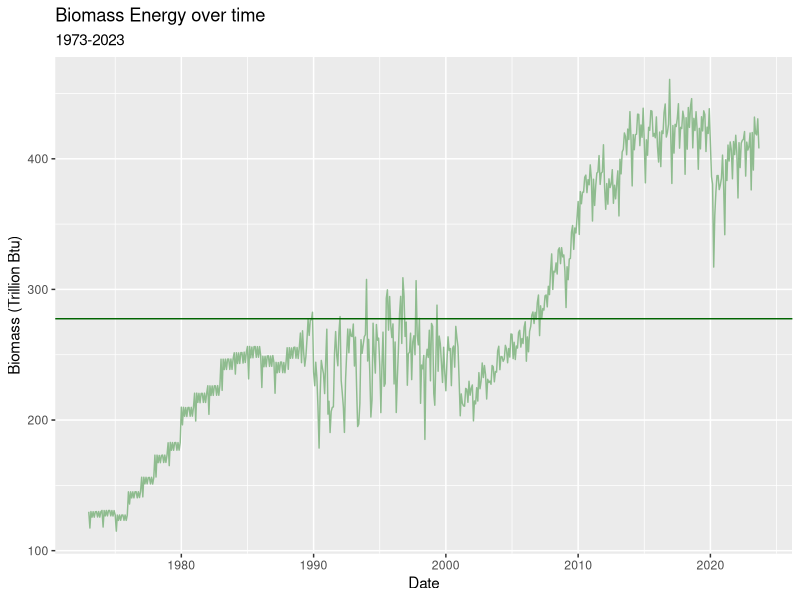
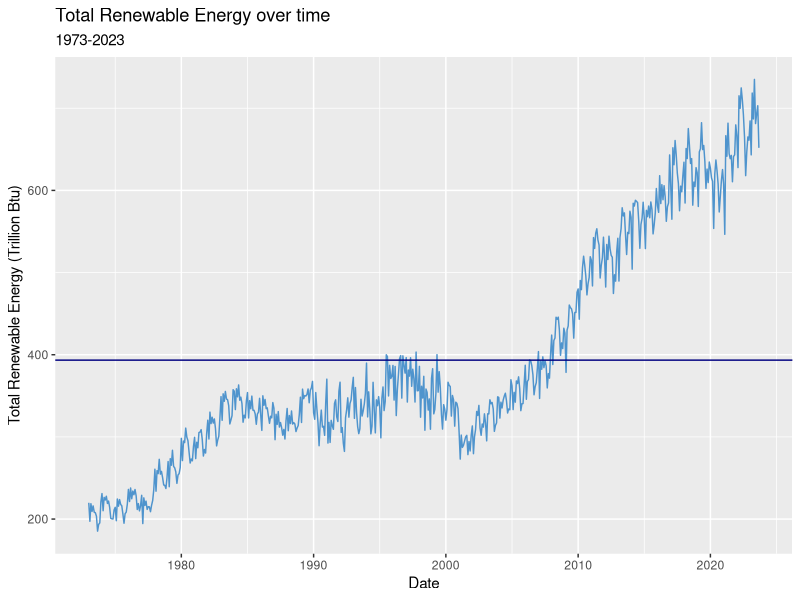
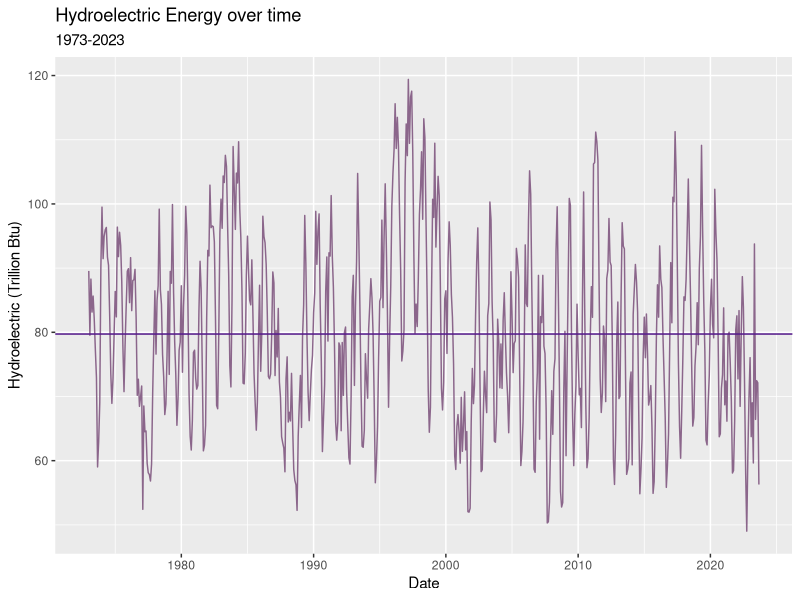
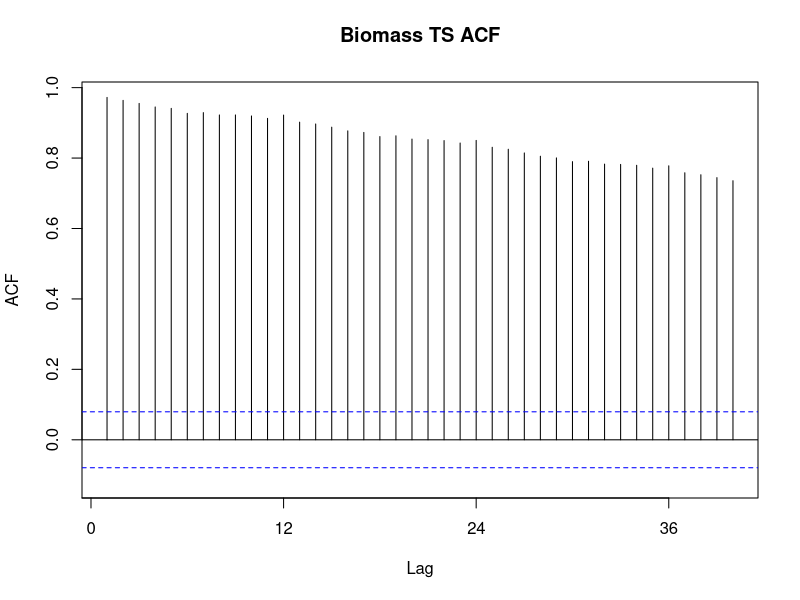
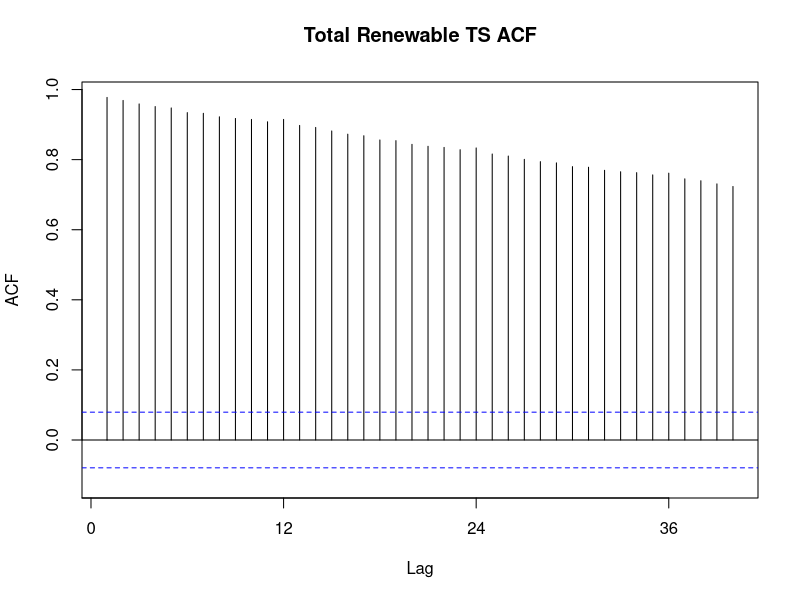
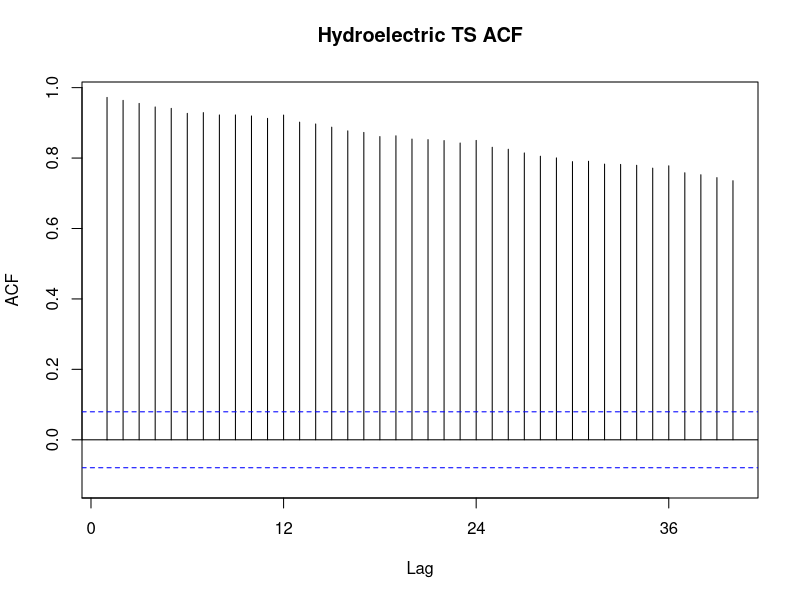
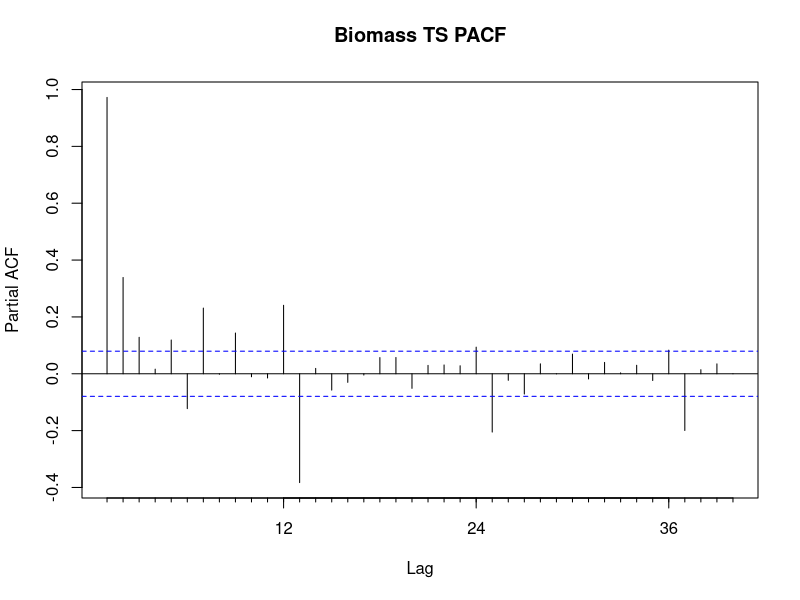
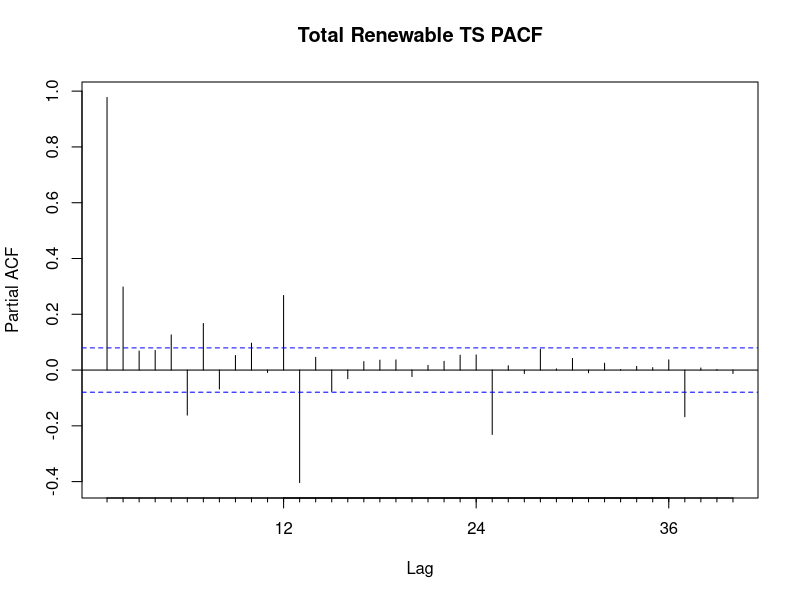

The R script that drew these images, in order:
## ---- chunk 1
#Load/install required package here
library(tidyverse)
library(here)
library(readxl)
library(forecast)
library(tseries)
library(dplyr)
## ---- chunk 2
#Importing data set
raw_data <- read_excel(path=here('Data', 'Table_10.1_Renewable_Energy_Production_and_Consumption_by_Source.xlsx'),skip = 12, sheet="Monthly Data",col_names=FALSE) 

#Now let's extract the column names from row 11
read_col_names <- read_excel(path=here('Data', 'Table_10.1_Renewable_Energy_Production_and_Consumption_by_Source.xlsx'),skip = 10,n_max = 1, sheet="Monthly Data",col_names=FALSE) 

colnames(raw_data) <- read_col_names
head(raw_data)
## ---- chunk 3
energy_df <- raw_data[,c('Month', 'Total Biomass Energy Consumption', 'Total Renewable Energy Consumption', 'Hydroelectric Power Consumption')]
head(energy_df)
## ---- chunk 4
energy_ts <- ts(energy_df[,2:4], start=c(1973, 1), frequency = 12)
head(energy_ts)
## ---- chunk 5
paste("Biomass - mean: ", round(mean(energy_ts[,1]),2), " std. dev: ", round(sd(energy_ts[,1]),2))
biomass_mean <- mean(energy_ts[,1])

paste("Total Renewable Energy - mean: ", round(mean(energy_ts[,2]),2), " std. dev: ", round(sd(energy_ts[,2]),2))
totalrenew_mean <- mean(energy_ts[,2])

paste("Hydroelectric - mean: ", round(mean(energy_ts[,3]),2), " std. dev: ", round(sd(energy_ts[,3]),2))
hydro_mean <- mean(energy_ts[,3])
## ---- chunk 6
nospace_colnames <- c('date', 'biomass', 'total_renew', 'hydro')
colnames(energy_df) <- nospace_colnames

ggplot(data=energy_df, aes(x=date, y=biomass))+
  geom_line(color='darkseagreen')+
  geom_hline(yintercept = biomass_mean, color='darkgreen')+
  labs(x='Date', y='Biomass (Trillion Btu)', title='Biomass Energy over time', subtitle = '1973-2023')
## ---- chunk 7
ggplot(data=energy_df, aes(x=date, y=total_renew))+
  geom_line(color='steelblue3')+
  geom_hline(yintercept = totalrenew_mean, color='navy')+
  labs(x='Date', y='Total Renewable Energy (Trillion Btu)', title='Total Renewable Energy over time', subtitle = '1973-2023')
## ---- chunk 8
ggplot(data=energy_df, aes(x=date, y=hydro))+
  geom_line(color='plum4')+
  geom_hline(yintercept = hydro_mean, color='purple4')+
  labs(x='Date', y='Hydroelectric (Trillion Btu)', title='Hydroelectric Energy over time', subtitle = '1973-2023')  
## ---- chunk 9
paste("Biomass and Total Renewable:", round(cor(energy_ts[,1], energy_ts[,2]),3))
paste("Biomass and Hydro:", round(cor(energy_ts[,2], energy_ts[,3]),3))
paste("Hydro and Total Renewable:", round(cor(energy_ts[,1], energy_ts[,3]),3))
## ---- chunk 10
Acf(energy_ts[,1], lag.max=40, main="Biomass TS ACF")
Acf(energy_ts[,2], lag.max=40, main="Total Renewable TS ACF")
Acf(energy_ts[,1], lag.max=40, main="Hydroelectric TS ACF")
## ---- chunk 11
Pacf(energy_ts[,1], lag.max=40, main="Biomass TS PACF")
Pacf(energy_ts[,2], lag.max=40, main="Total Renewable TS PACF")
Pacf(energy_ts[,1], lag.max=40, main="Hydroelectric TS PACF")
